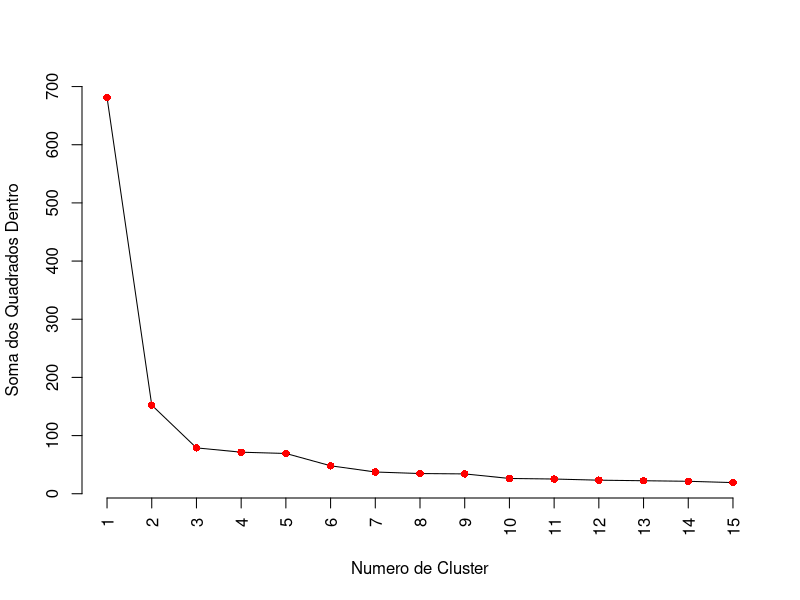
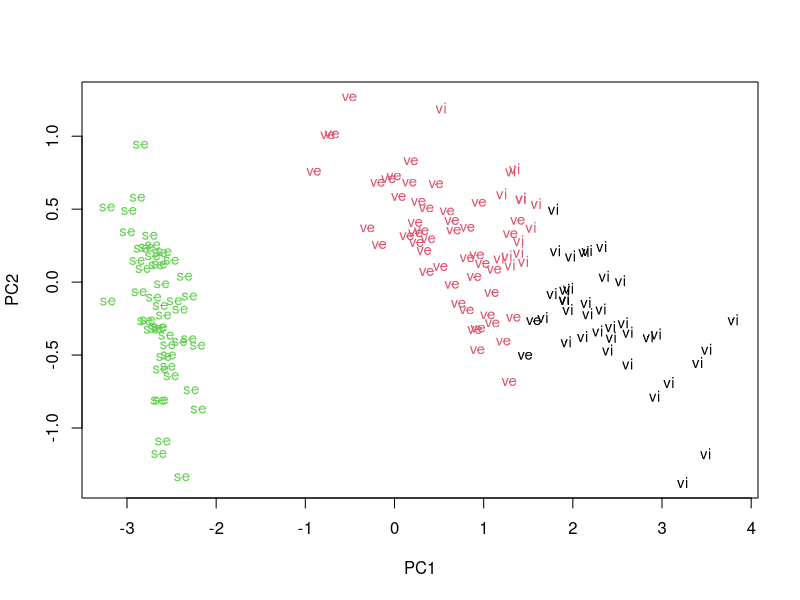

These figures' R source, in order:
dados <- iris
cor(dados[,-5])
set.seed(12345)
f <- kmeans(dados[,-5],3)
table(dados$Species, f$cluster)
wss <- NULL
for (i in 1:15) wss[i] <- sum(kmeans(dados[,-5], centers=i)$withinss)
plot(1:15, wss, type="l", xlab="Numero de Cluster",
     ylab="Soma dos Quadrados Dentro", axes=F)
points(1:15, wss, pch=16, col="red")
axis(1, 1:15, las=2)
axis(2,seq(0,700,by=100))
fit <- prcomp(dados[,-5])$x
plot(fit,col=f$cluster,pch='.')
text(fit[,1], fit[,2], substr(dados[,5],1,2), col=f$cluster, cex=0.9)